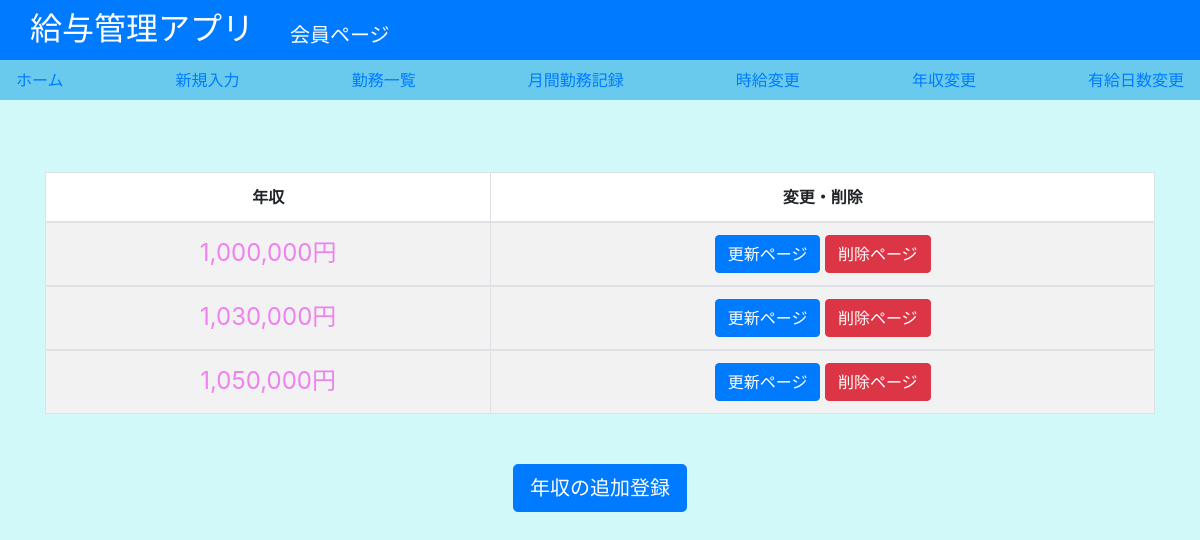
The app's page /listyearwage/ (signed in) with its own data.
### salary/models.py (models this page shows, shortened)
class Yearwage(models.Model):
    class Meta:
       verbose_name="年収"
    name = models.PositiveIntegerField(default=1000000,verbose_name="年収")
    user = models.ForeignKey(get_user_model(), verbose_name='ログインユーザー', on_delete=models.CASCADE)

### salary/views.py (the view)
# urls.py: path("listyearwage/", views.yearwagelist, name="yearwage_list"),
def yearwagelist(request):
    yearwage=Yearwage.objects.filter(user_id=request.user.id)
    return render(request, 'salary/yearwage_list.html', {"yearwage":yearwage})

### salary/templates/salary/yearwage_list.html
{% extends "salary/base2.html" %}
{% load humanize %}
{% block main %}
<br><br>
    <table style="background-color: white;" id=wage_list width="100%" class="table table-striped table-bordered table-hover">
        <thead>
            <tr>
                <th class="center">年収</th>
                <th class="center">変更・削除</th>
            </tr>
        </thead>
        {% for yearwage in yearwage %}
        <tbody>
            <tr>
                <td class="center"><span class="important"> {{ yearwage.name|intcomma }}円</span></td>
                <td class="center">
                    <a class="btn btn-primary" href="{% url 'yearwage_update' yearwage.id %}" role="button">更新ページ</a>
                    <a class="btn btn-danger" href="{% url 'yearwage_delete' yearwage.id %}" role="button">削除ページ</a>
                </td>
            </tr>
        </tbody>
        {% empty %}
            <h1 class="center">コンテンツがありません。</h1>
        {% endfor %}
    </table>
<h3 class="center2"><a class="btn btn-primary btn-lg" href="{% url 'yearwage_create' %}" role="button">年収の追加登録</a></h3>
{% endblock %}

### salary/static/main.css (style rules this page uses)
.center { text-align: center; }
.center2 { text-align: center; margin-top: 50px; }
span { display: block; color: violet; font-size: 150%; }

### records on screen
Yearwage: name "1,000,000"
Yearwage: name "1,030,000"
Yearwage: name "1,050,000"
